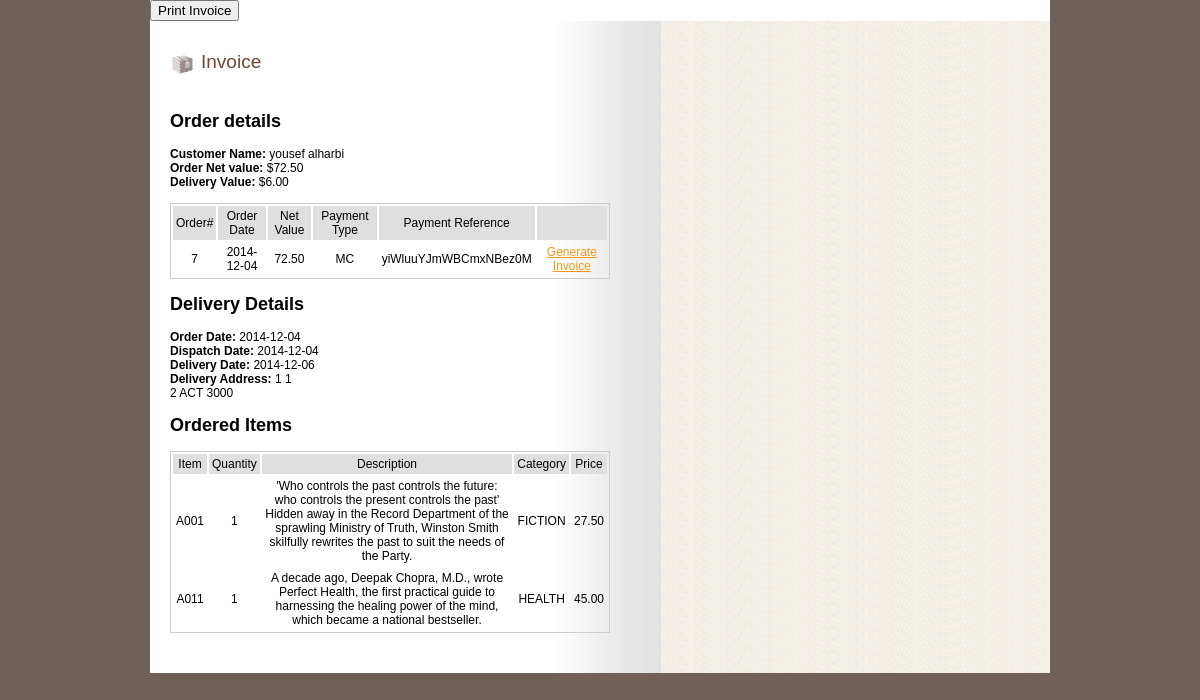
The page /bookstore/myaccount/index.php?generateinvoice=7 (signed in) on the database its author committed.
### tables this page shows
CREATE TABLE IF NOT EXISTS `orders` (
`orderNbr` int(10) unsigned NOT NULL,
  `custNbr` int(10) unsigned NOT NULL,
  `orderDate` date NOT NULL,
  `dispatchDate` date DEFAULT NULL,
  `deliveryDate` date DEFAULT NULL,
  `orderNetValue` decimal(10,2) unsigned NOT NULL,
  `deliverTo` varchar(60) NOT NULL,
  `deliveryAddress1` varchar(45) NOT NULL,
  `deliveryAddress2` varchar(45) DEFAULT NULL,
  `deliverySuburb` varchar(45) NOT NULL,
  `deliveryState` enum('ACT','NSW','NT','QLD','SA','TAS','VIC','WA') NOT NULL,
  `deliveryPostCode` int(10) unsigned NOT NULL,
  `deliveryInstructions` varchar(255) DEFAULT NULL,
  `deliveryValue` decimal(10,2) unsigned NOT NULL,
  `paymentType` enum('VC','MC','BP','PP','AE','DC') NOT NULL,
  `paymentRef` varchar(40) NOT NULL
);

CREATE TABLE IF NOT EXISTS `ordereditem` (
  `orderNbr` int(10) unsigned NOT NULL,
  `itemCode` varchar(10) NOT NULL,
  `qtyOrdered` int(10) unsigned NOT NULL,
  `sellingPrice` decimal(10,2) unsigned NOT NULL
);

CREATE TABLE IF NOT EXISTS `item` (
  `itemCode` varchar(10) NOT NULL,
  `itemName` varchar(25) NOT NULL,
  `description` varchar(255) NOT NULL,
  `category` enum('FICTION','SCIENCE','HEALTH','HISTORY','COMICS') NOT NULL,
  `qtyOnHand` int(11) NOT NULL DEFAULT '0',
  `unitPrice` decimal(10,2) unsigned NOT NULL DEFAULT '0.00',
  `photo1` varchar(50) NOT NULL,
  `photo2` varchar(50) DEFAULT NULL,
  `photo3` varchar(50) DEFAULT NULL,
  `thumbNail` varchar(50) NOT NULL,
  `featured` tinyint(1) NOT NULL
);

### bookstore/myaccount/generateinvoice.html.php (the view, shortened to what this page needs)
<!DOCTYPE html PUBLIC "-//W3C//DTD XHTML 1.0 Transitional//EN" "http://www.w3.org/TR/xhtml1/DTD/xhtml1-transitional.dtd">
<html xmlns="http://www.w3.org/1999/xhtml">
<head>
<link rel="stylesheet" type="text/css" href="../css/style.css" />
</head>
<body>
<div id="wrap">
		<form>
		<input type="button" value="Print Invoice" onClick="window.print()">
		</form>
       <div class="center_content">
       	<div class="left_content">
            <div class="title"><span class="title_icon"><img src="../images/bullet1.gif" alt="" title="" /></span>Invoice</div>
		<div class="feat_prod_box_details">
		<h2>Order details</h2>
		   <strong>Customer Name: </strong> <?php echo $_SESSION['name']."<br/>"; ?>
		   <strong>Order Net value: </strong> $<?php echo $orders[0]['orderNetValue']."<br/>"; ?>
		   <strong>Delivery Value: </strong> $<?php echo $orders[0]['deliveryValue']."<br/>"; ?>
		   <br/>
		   <table class="cart_table">
			  <tr class="cart_title">
				 <td>Order#</td>
				 <td>Order Date</td>
				 <td>Net Value</td>
				 <td>Payment Type</td>
				 <td>Payment Reference</td>
				 <td></td>
			  </tr>
			  <?php if (isset($orders)): ?>
			  <?php foreach ($orders as $order): ?>
			  <tr>
				 <td><?php echo $order['orderNbr'];?></td>
				 <td><?php echo $order['orderDate'];?></td>
				 <td><?php echo $order['orderNetValue'];?></td>
				 <td><?php echo $order['paymentType'];?></td>
				 <td><?php echo $order['paymentRef'];?></td>
				 <td><a target="_new" href = "?generateinvoice=<?php echo $order['orderNbr'];?>">Generate Invoice</a></td>
			  </tr>
			  <?php endforeach; ?>
			  <?php endif; ?>
		   </table>
		   <h2>Delivery Details</h2>
		   <strong>Order Date: </strong> <?php echo $orders[0]['orderDate']."<br/>"; ?>
		   <strong>Dispatch Date: </strong> <?php echo $orders[0]['dispatchDate']."<br/>"; ?>
		   <strong>Delivery Date: </strong> <?php echo $orders[0]['deliveryDate']."<br/>"; ?>
		   <strong>Delivery Address: </strong> <?php echo $orders[0]['deliveryAddress1']; ?> <?php echo $orders[0]['deliveryAddress2']."<br/>"; ?> <?php echo $orders[0]['deliverySuburb']; ?> <?php echo $orders[0]['deliveryState']; ?> <?php echo $orders[0]['deliveryPostCode']."<br/>"; ?>
		   <h2>Ordered Items</h2>
			<table class="cart_table">
			  <tr class="cart_title">
				 <td>Item</td>
				 <td>Quantity</td>
				 <td>Description</td>
				 <td>Category</td>
				 <td>Price</td>
			  </tr>
			  <?php if (isset($orders)): ?>
			  <?php foreach ($orderitems as $order): ?>
			  <tr>
				 <td><?php echo $order['itemCode'];?></td>
				 <td><?php echo $order['qtyOrdered'];?></td>
				 <td><?php echo $order['description'];?></td>
				 <td><?php echo $order['category'];?></td>
				 <td><?php echo $order['sellingPrice'];?></td>
			  </tr>
			  <?php endforeach; ?>
			  <?php endif; ?>
		   </table>
		</div>
        </div>
       </div>
</div>
</body>
</html>

### bookstore/css/style.css (style rules this page uses)
body { background-color:#6F605A; font-family:Arial, Helvetica, sans-serif; padding:0; font-size:12px; margin:0px auto auto auto; color:#000000; }
a { color:#f8981d; }
td { padding:3px; }
#wrap { width:900px; height: auto; margin:auto; background-color:#FFFFFF; }
.center_content { width:900px; padding:0px 0 0 0; background:url(../images/center_bg.gif) repeat-y center; }
.left_content { width:490px; float:left; padding:20px 0 20px 20px; }
.title { color:#734633; padding:0px; float:left; font-size:19px; margin:10px 0 10px 0; }
span.title_icon { float:left; padding:0 5px 0 0; }
.feat_prod_box_details { padding:10px 0 10px 0; margin:0 20px 10px 0; clear:both; }
.cart_table { width:440px; border:1px #CCCCCC solid; text-align:center; }
tr.cart_title { background-color:#DFDFDF; }

### rows shown on the page
orders: orderNetValue "72.50", deliveryValue "6.00", orderNbr "7", orderDate "2014-12-04", paymentType "MC", paymentRef "yiWluuYJmWBCmxNBez0M", dispatchDate "2014-12-04", deliveryDate "2014-12-06", deliveryAddress1 "1", deliveryAddress2 "1", deliverySuburb "2", deliveryState "ACT", deliveryPostCode "3000"
ordereditem: itemCode "A001", qtyOrdered "1", item.description "'Who controls the past controls the future: who controls the present controls the past' Hidden away in the Record Department of the sprawling Ministry of Truth, Winston Smith skilfully rewrites the past to suit the needs of the Party.", item.category "FICTION", sellingPrice "27.50"
ordereditem: itemCode "A011", qtyOrdered "1", item.description "A decade ago, Deepak Chopra, M.D., wrote Perfect Health, the first practical guide to harnessing the healing power of the mind, which became a national bestseller.", item.category "HEALTH", sellingPrice "45.00"

### other values the page prints
$_SESSION['name'] "yousef alharbi"
